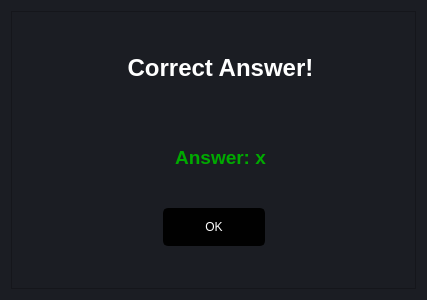
<?xml version="1.0" encoding="UTF-8"?>
<ui version="4.0">
 <class>Dialog</class>
 <widget class="QDialog" name="Dialog">
  <property name="geometry">
   <rect>
    <x>0</x>
    <y>0</y>
    <width>427</width>
    <height>300</height>
   </rect>
  </property>
  <property name="windowTitle">
   <string>Dialog</string>
  </property>
  <property name="styleSheet">
   <string notr="true">background-color: rgb(27, 29, 35);</string>
  </property>
  <layout class="QGridLayout" name="gridLayout">
   <item row="0" column="0">
    <widget class="QFrame" name="MainFrame">
     <property name="frameShape">
      <enum>QFrame::StyledPanel</enum>
     </property>
     <property name="frameShadow">
      <enum>QFrame::Raised</enum>
     </property>
     <layout class="QVBoxLayout" name="verticalLayout">
      <item>
       <widget class="QLabel" name="MainOutputWindow">
        <property name="sizePolicy">
         <sizepolicy hsizetype="Expanding" vsizetype="Fixed">
          <horstretch>0</horstretch>
          <verstretch>0</verstretch>
         </sizepolicy>
        </property>
        <property name="font">
         <font>
          <pointsize>13</pointsize>
          <weight>75</weight>
          <bold>true</bold>
         </font>
        </property>
        <property name="styleSheet">
         <string notr="true">QLabel {
	background-color: rgb(27, 29, 35);
	border-radius: 5px;
	border: 2px solid rgb(27, 29, 35);
	padding-left: 10px;
	color: #FFFFFF

}

QLabel:focus {
	border: 2px solid rgb(91, 101, 124);
}</string>
        </property>
        <property name="frameShadow">
         <enum>QFrame::Plain</enum>
        </property>
        <property name="text">
         <string>&lt;html&gt;&lt;head/&gt;&lt;body&gt;&lt;p align=&quot;center&quot;&gt;&lt;span style=&quot; font-size:18pt;&quot;&gt;Correct Answer!&lt;/span&gt;&lt;/p&gt;&lt;p align=&quot;center&quot;&gt;&lt;br/&gt;&lt;/p&gt;&lt;p align=&quot;center&quot;&gt;&lt;span style=&quot; font-size:14pt; color:#00aa00;&quot;&gt;Answer: x&lt;/span&gt;&lt;/p&gt;&lt;/body&gt;&lt;/html&gt;</string>
        </property>
        <property name="scaledContents">
         <bool>true</bool>
        </property>
        <property name="alignment">
         <set>Qt::AlignLeading|Qt::AlignLeft|Qt::AlignVCenter</set>
        </property>
        <property name="wordWrap">
         <bool>true</bool>
        </property>
       </widget>
      </item>
      <item>
       <widget class="QDialogButtonBox" name="okQuizButtonBox">
        <property name="minimumSize">
         <size>
          <width>11</width>
          <height>14</height>
         </size>
        </property>
        <property name="baseSize">
         <size>
          <width>8</width>
          <height>15</height>
         </size>
        </property>
        <property name="font">
         <font>
          <pointsize>11</pointsize>
          <weight>75</weight>
          <bold>true</bold>
         </font>
        </property>
        <property name="styleSheet">
         <string notr="true">QPushButton {
	background-color: rgb(1, 1, 1);
	border-radius: 5px;
	border: 2px solid rgb(1, 1, 1);
	padding-left: 40px;
	padding-right: 40px;
	padding-top: 10px;
	padding-bottom: 10px;
	color: #FFFFFF;
	
}
QPushButton:hover {
	border: 2px solid rgb(64, 71, 88);
}
</string>
        </property>
        <property name="orientation">
         <enum>Qt::Horizontal</enum>
        </property>
        <property name="standardButtons">
         <set>QDialogButtonBox::Ok</set>
        </property>
        <property name="centerButtons">
         <bool>true</bool>
        </property>
       </widget>
      </item>
     </layout>
    </widget>
   </item>
  </layout>
 </widget>
 <resources/>
 <connections/>
</ui>
